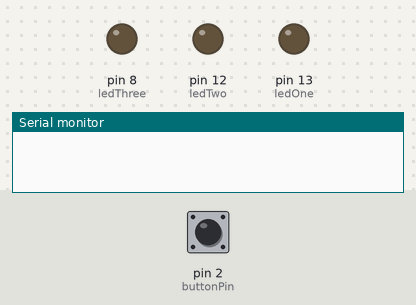
Bench run of a sketch on a simulated Arduino Uno, built with avr-gcc and run on an emulated ATmega328P. On the bench: output pins drawn as LEDs (lit = HIGH), the last lines printed to the serial monitor. The test bench sets the inputs (shaded band); at power-on: pin 2 (buttonPin) LOW.

Above: at 1.2 s.
1.3 s: pin 2 (buttonPin) pulled HIGH for 0.15 s
At 1.6 s:
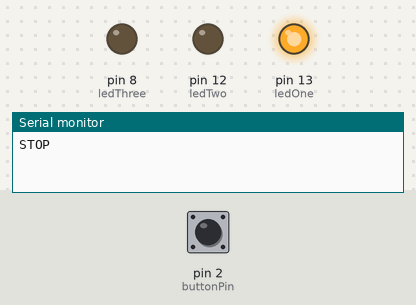
At 6.6 s:
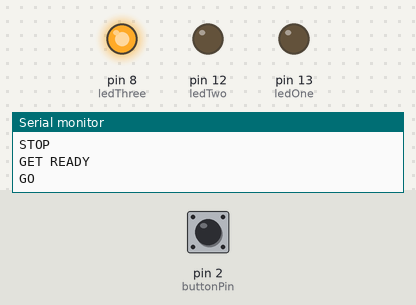
8.9 s: pin 2 (buttonPin) driven HIGH
At 11.7 s:
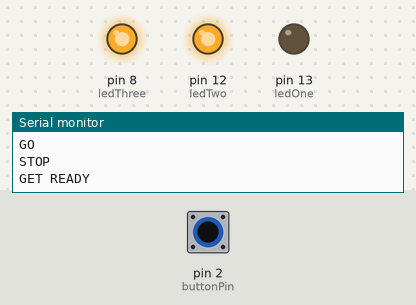
Timing chart, 0 to 12.9 s (numbered marks = the images above; inputs shaded):
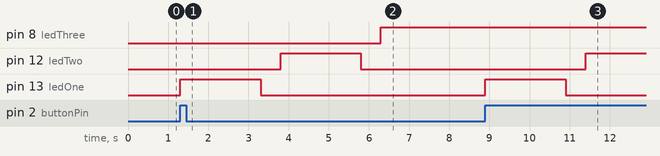

Measured:
- after the input at 1.3 s, pin 8 (ledThree): LOW → HIGH after 5.0 s; pin 12 (ledTwo): LOW → HIGH after 2.5 s, → LOW 2.0 s later; pin 13 (ledOne): LOW → HIGH at once, → LOW 2.0 s later
- after the input at 8.9 s, pin 12 (ledTwo): LOW → HIGH after 2.5 s; pin 13 (ledOne): LOW → HIGH at once, → LOW 2.0 s later

The sketch:

sketch_jan12a.ino
```cpp
int buttonState=0;
const int buttonPin=2;
int ledOne=13;
int ledTwo=12;
int ledThree=8;

void setup()
{
  pinMode(ledOne, OUTPUT);
  pinMode(ledTwo, OUTPUT);
  pinMode(ledThree, OUTPUT);
  pinMode(buttonPin, INPUT);
  Serial.begin(9600);
}

void loop()
{	buttonState=digitalRead(buttonPin);
    if(buttonState==1)
    {

  digitalWrite(ledOne, HIGH);
  Serial.print("STOP\n");
  delay(2000);
  digitalWrite(ledOne,LOW);
  delay(500);

  digitalWrite(ledTwo,HIGH);
  Serial.print("GET READY\n");
  delay(2000);
  digitalWrite(ledTwo,LOW);
  delay(500);

  digitalWrite(ledThree, HIGH);
  Serial.print("GO\n");
  delay(2000);
  digitalWrite(ledOne,LOW);
  delay(500);
    }

}
```
